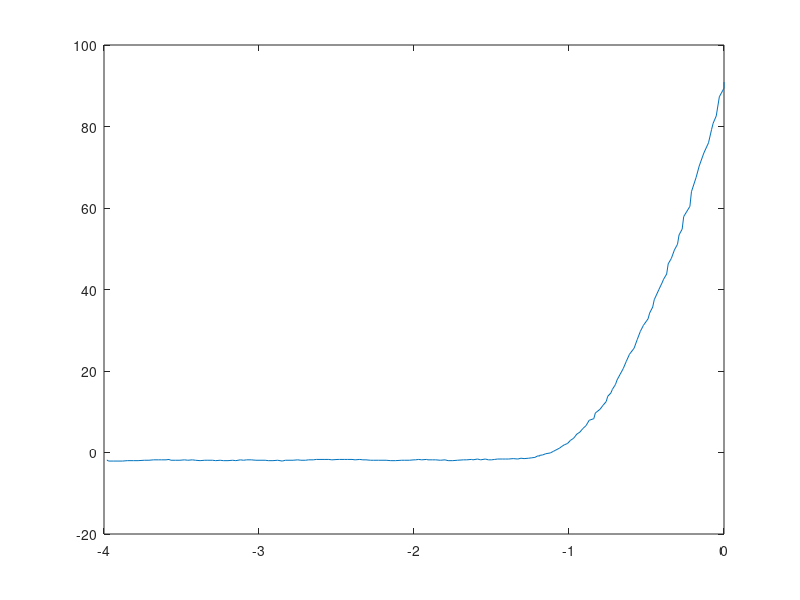

Source code (MATLAB):
clear all; close all;
Vr=[0	0	-0.03	-0.05	-0.07	-0.08	-0.1	-0.13	-0.16	-0.18	-0.21	-0.22	-0.26	-0.27	-0.29	-0.3	-0.32	-0.34	-0.36	-0.37	-0.39	-0.4	-0.42	-0.45	-0.46	-0.48	-0.49	-0.52	-0.54	-0.56	-0.58	-0.61	-0.63	-0.65	-0.67	-0.69	-0.7	-0.72	-0.73	-0.75	-0.76	-0.78	-0.8	-0.83	-0.84	-0.87	-0.89	-0.91	-0.93	-0.95	-0.97	-0.99	-1.01	-1.03	-1.05	-1.06	-1.09	-1.1	-1.12	-1.15	-1.17	-1.19	-1.19	-1.2	-1.22	-1.24	-1.26	-1.29	-1.31	-1.33	-1.36	-1.39	-1.41	-1.43	-1.46	-1.48	-1.5	-1.52	-1.54	-1.57	-1.58	-1.59	-1.62	-1.63	-1.66	-1.68	-1.72	-1.75	-1.78	-1.8	-1.83	-1.86	-1.88	-1.91	-1.92	-1.95	-1.97	-1.99	-2	-2.03	-2.06	-2.08	-2.12	-2.15	-2.18	-2.2	-2.23	-2.26	-2.28	-2.31	-2.33	-2.35	-2.38	-2.4	-2.43	-2.45	-2.48	-2.49	-2.53	-2.55	-2.58	-2.6	-2.63	-2.65	-2.68	-2.7	-2.73	-2.75	-2.78	-2.8	-2.83	-2.85	-2.88	-2.91	-2.94	-2.96	-3	-3.02	-3.05	-3.08	-3.1	-3.12	-3.15	-3.17	-3.2	-3.23	-3.25	-3.28	-3.3	-3.33	-3.35	-3.38	-3.41	-3.43	-3.46	-3.48	-3.51	-3.54	-3.57	-3.58	-3.6	-3.63	-3.65	-3.68	-3.71	-3.74	-3.78	-3.81	-3.85	-3.88	-3.91	-3.94	-3.97	-3.98	-3.98];
I=[90.9	89.4	87.3	82.6	80.8	79.3	76	73.5	70.3	67.5	64	60.4	57.9	54.8	53.4	51.1	49.7	47.6	46.3	43.8	42.5	41.6	40	37.5	35.7	34.2	32.8	31.2	29.7	27.7	25.6	24.1	22.4	20.6	19.2	17.8	16.7	15.5	14.6	13.8	12.5	11.6	10.6	9.7	8.3	7.9	6.6	5.9	5	4.5	3.5	3	2.2	1.9	1.4	1.1	0.5	0.3	-0.1	-0.3	-0.6	-0.7	-0.9	-0.8	-1.2	-1.3	-1.4	-1.5	-1.4	-1.6	-1.5	-1.6	-1.6	-1.6	-1.6	-1.7	-1.8	-1.8	-1.6	-1.8	-1.7	-1.6	-1.8	-1.7	-1.8	-1.8	-1.9	-2	-2	-1.8	-1.9	-1.8	-1.8	-1.8	-1.7	-1.8	-1.7	-1.8	-1.8	-1.9	-1.9	-1.9	-2	-2	-1.9	-1.9	-1.9	-1.9	-1.9	-1.8	-1.8	-1.7	-1.8	-1.7	-1.7	-1.7	-1.7	-1.7	-1.8	-1.7	-1.7	-1.7	-1.7	-1.8	-1.8	-1.9	-1.9	-1.8	-1.9	-1.9	-1.9	-2.1	-1.9	-2	-2	-1.9	-1.9	-1.9	-1.8	-1.8	-1.9	-1.8	-2	-1.9	-2	-2	-1.9	-2	-1.9	-1.9	-1.9	-2	-1.9	-1.8	-1.9	-1.8	-1.9	-1.9	-1.9	-1.7	-1.8	-1.8	-1.8	-1.8	-1.9	-1.9	-2	-2	-2	-2.1	-2.1	-2.1	-2.1	-1.9	-1.8];
plot(Vr,I)
